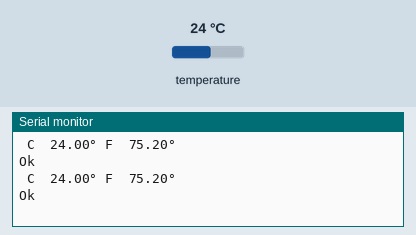
Simulated run of this sketch. Board: Arduino Uno, built with avr-gcc and run on an emulated ATmega328P. Shown: the last lines printed to the serial monitor. Inputs (shaded band) come from the test bench; at power-on: temperature 24 °C. No radio packets arrive unless stated.

Above: at 3.3 s.
3.4 s: temperature set to 33 °C
At 5.4 s:
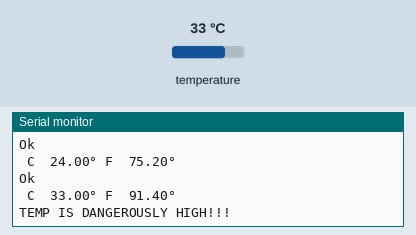
7.6 s: temperature set to 12 °C
At 8.6 s:
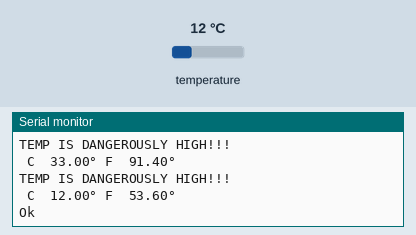
Timing chart, 0 to 10.6 s (numbered marks = the images above; inputs shaded):
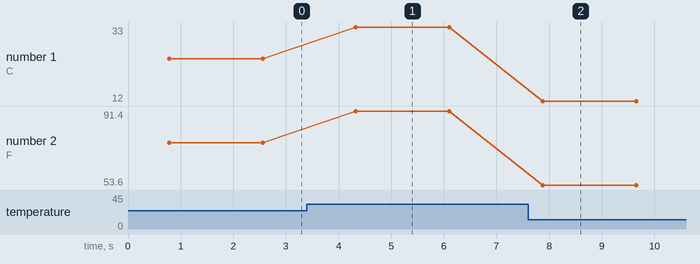

Measured:
- after the input at 3.4 s, the serial monitor: prints a new line after 0.93 s (image 1)
- after the input at 7.6 s, the serial monitor: prints a new line after 0.28 s (image 2)
- plotted number 1: 24 → 33 after the input at 3.4 s, 33 → 12 after the input at 7.6 s
- plotted number 2: 75.2 → 91.4 after the input at 3.4 s, 91.4 → 53.6 after the input at 7.6 s

The sketch:

Temp_Module.ino
```cpp
/* This program is the Receiver Part of our testing for the Temperature Sensors (model: DS18B20) with wireless implementations.
 * The program takes in an analog signal from our sensor and converts it into readable degress which can be
 * chosen, (celcius, fahrenheit or kelvin). There is then a wireless transmission using a transceiver (model: nRF24L01)
 * of the temperature and a character array to another arduino with a Transceiver (model: nRF24L01). The array will indicate
 * if the temperature is below our threshold, if not there will be a warning character array.
 */

// Libraries for our thermo sensor
#include <OneWire.h>
#include <DallasTemperature.h>

// Name of our thermo sensor
#define Thermo_Sensor 2

// Temp Sensors
OneWire oneWire(Thermo_Sensor);
DallasTemperature sensors(&oneWire);

// Libraries for our transceiver
#include <SPI.h>
#include <nRF24L01.h>
#include <RF24.h>

// Our 2 Radio Objects
RF24 radio(7, 8); // CE, CSN

// Address we will be using for communication
const byte address[6] = "00101";

// float variables that will be used to store our temperatures
float Celcius = 0;
float Fahrenheit = 0;
float temp = 0;

/* Function to calculate the temperature
 * - Will calculate temperature in both celcius and fahrenheit
 * and will print out both temperature values
 */
float Calc_Temp(){
  sensors.requestTemperatures();
  Celcius = sensors.getTempCByIndex(0);
  Fahrenheit = sensors.toFahrenheit(Celcius);
  Serial.print(" C  ");
  Serial.print(Celcius);
  Serial.print("\xC2\xB0"); // Prints out the degree symbol
  Serial.print(" F  ");
  Serial.print(Fahrenheit);
  Serial.println("\xC2\xB0"); // Prints out the degree symbol
  //delay(1000);
  // Return the variable you want your units in
  return(Fahrenheit);
}

// Function to see if temp is over our trigger point
void trigger_Alarm(float t){
  if(t <= 86){
    const char text[] = "Ok";
    radio.write(&text, sizeof(text));
    Serial.println(text);
    delay(1000);
  }
  if(t > 86){
    const char text[] = "TEMP IS DANGEROUSLY HIGH!!!";
    radio.write(&text, sizeof(text));
    Serial.println(text);
    delay(1000);
  }
}

void setup(void)
{
  Serial.begin(500000);
  sensors.begin();
  // Wireless Communications
  radio.begin(); // Begins our radio communications
  radio.openWritingPipe(address[0]); // Begins the trasmission side of communications
  radio.setPALevel(RF24_PA_LOW); // Sets the Power Ambeplifier level
  radio.stopListening(); // Will be set as a transmitter
}

void loop(void)
{
  // Calls function to calculate temp
  temp = Calc_Temp();
  trigger_Alarm(temp);
  delay(5);
  //radio.stopListening(); // Turns it into a transmitter
  radio.write(&temp, sizeof(temp));
}
```
